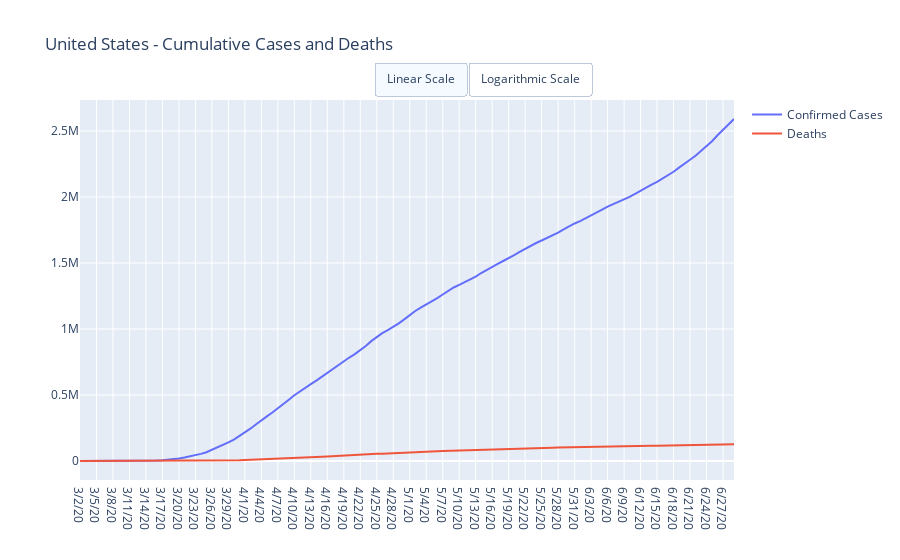

The code cell stored with this chart in its notebook:
### Markdown cell above
# United States - Aggregate Data

### Code cell
dfUSConfirmed = dfConfirmedGlobal[dfConfirmedGlobal['Country/Region'] == 'US'].copy()
dfUSDeaths =  dfDeathsGlobal[dfConfirmedGlobal['Country/Region'] == 'US'].copy()

trace1 = go.Scatter(
    x = dfUSConfirmed.columns[-DEFAULT_DAYS:],
    y = dfUSConfirmed.iloc[0][-DEFAULT_DAYS:], name = 'Confirmed Cases')

trace2 = go.Scatter(
    x = dfUSDeaths.columns[-DEFAULT_DAYS:],
    y = dfUSDeaths.iloc[0][-DEFAULT_DAYS:], name = 'Deaths')

data = [trace1, trace2]
layout = dict(title = 'United States - Cumulative Cases and Deaths', updatemenus=LogLinearScale)

py.iplot(dict(data=data, layout=layout))
dfUSConfirmed['Category'] = 'Confirmed Cases'
dfUSConfirmed = dfUSConfirmed.set_index(['Country/Region', 'Category'])
dfUSDeaths['Category'] = 'Deaths'
dfUSDeaths = dfUSDeaths.set_index(['Country/Region', 'Category'])

dfUSCombined = pd.concat([dfUSConfirmed, dfUSDeaths])
dfUSCombined[dfUSCombined.columns[-DEFAULT_DAYS:]].style.format(IntegerFormatter)
